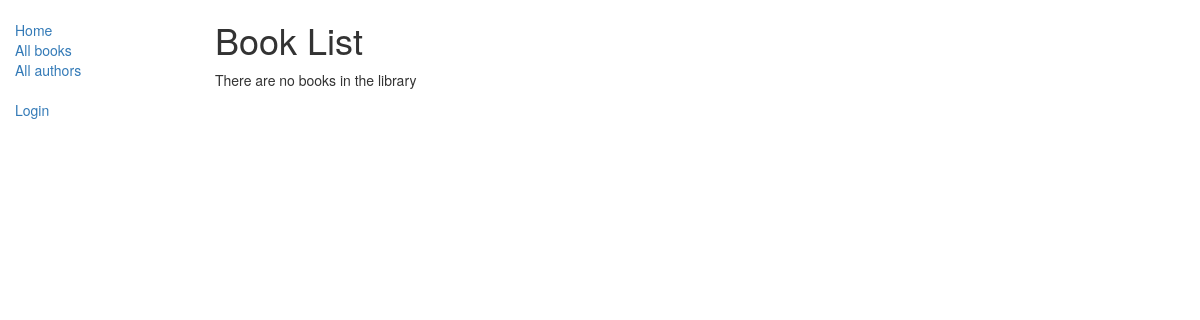
Before: /catalog/books/ with the older database file.
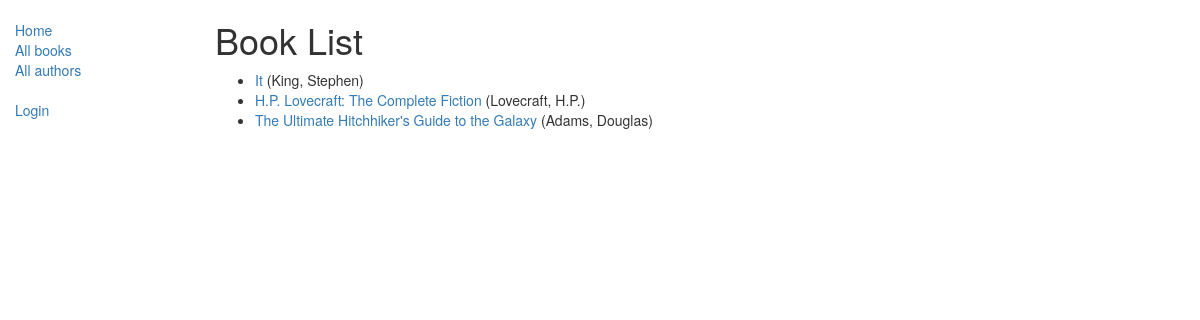
After: the same page with the newer database file.
### catalog/models.py (models this page shows, shortened)
class Book(models.Model):
    title = models.CharField(max_length=200)
    author = models.ForeignKey('Author', on_delete=models.SET_NULL, null=True)
    summary = models.TextField(max_length=1000, help_text="Enter a brief description of the book")
    isbn = models.CharField('ISBN',max_length=13, help_text='13 Character <a href="https://www.isbn-international.org/content/what-isbn">ISBN number</a>')
    genre = models.ManyToManyField(Genre, help_text="Select a genre for this book")
    language = models.ForeignKey('Language', on_delete=models.SET_NULL, null=True)
    def get_absolute_url(self):
        return reverse('book-detail', args=[str(self.id)])

class Author(models.Model):
    first_name = models.CharField(max_length=100)
    last_name = models.CharField(max_length=100)
    date_of_birth = models.DateField(null=True, blank=True)
    date_of_death = models.DateField('died', null=True, blank=True)
    class Meta:
        ordering = ["last_name","first_name"]
    def __str__(self):
        return '{0}, {1}'.format(self.last_name,self.first_name)

### catalog/views.py (the view)
# urls.py: path('books/', views.BookListView.as_view(), name='books'),
class BookListView(generic.ListView):
    model = Book
    paginate_by = 10

### catalog/templates/catalog/book_list.html
{% extends "base_generic.html" %}
{% block content %}
    <h1>Book List</h1>
    {% if book_list %}
    <ul>
        {% for book in book_list %}
        <li>
            <a href="{{ book.get_absolute_url }}">{{ book.title }}</a> ({{ book.author }})
        </li>
        {% endfor %}
    </ul>
    {% else %}
        <p>There are no books in the library</p>
    {% endif %}
{% endblock %}

Changed rows visible on the page:
added Book: title "It", author "King, Stephen"
added Book: title "H.P. Lovecraft: The Complete Fiction", author "Lovecraft, H.P."
added Book: title "The Ultimate Hitchhiker's Guide to the Galaxy", author "Adams, Douglas"
Other visible differences:
text no longer shown: "There are no books in the library"
